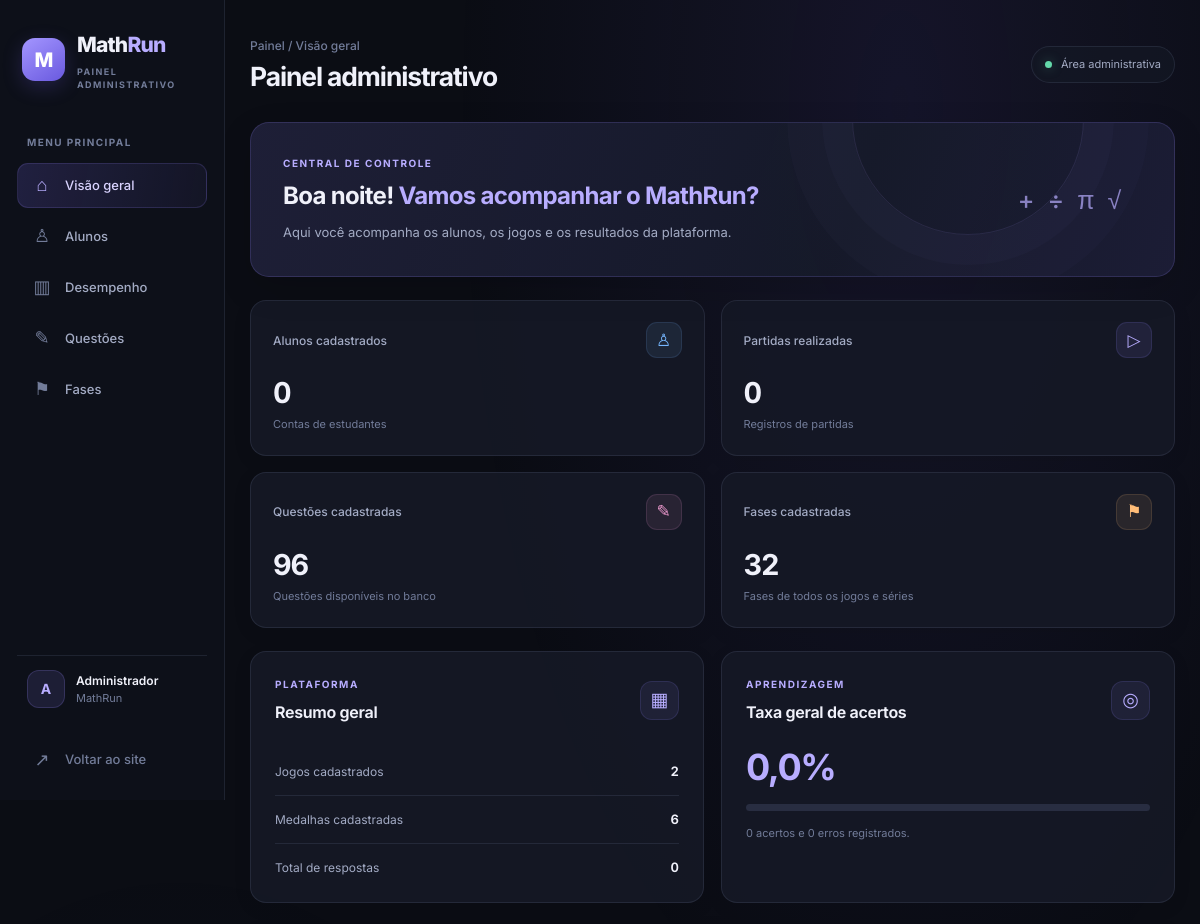
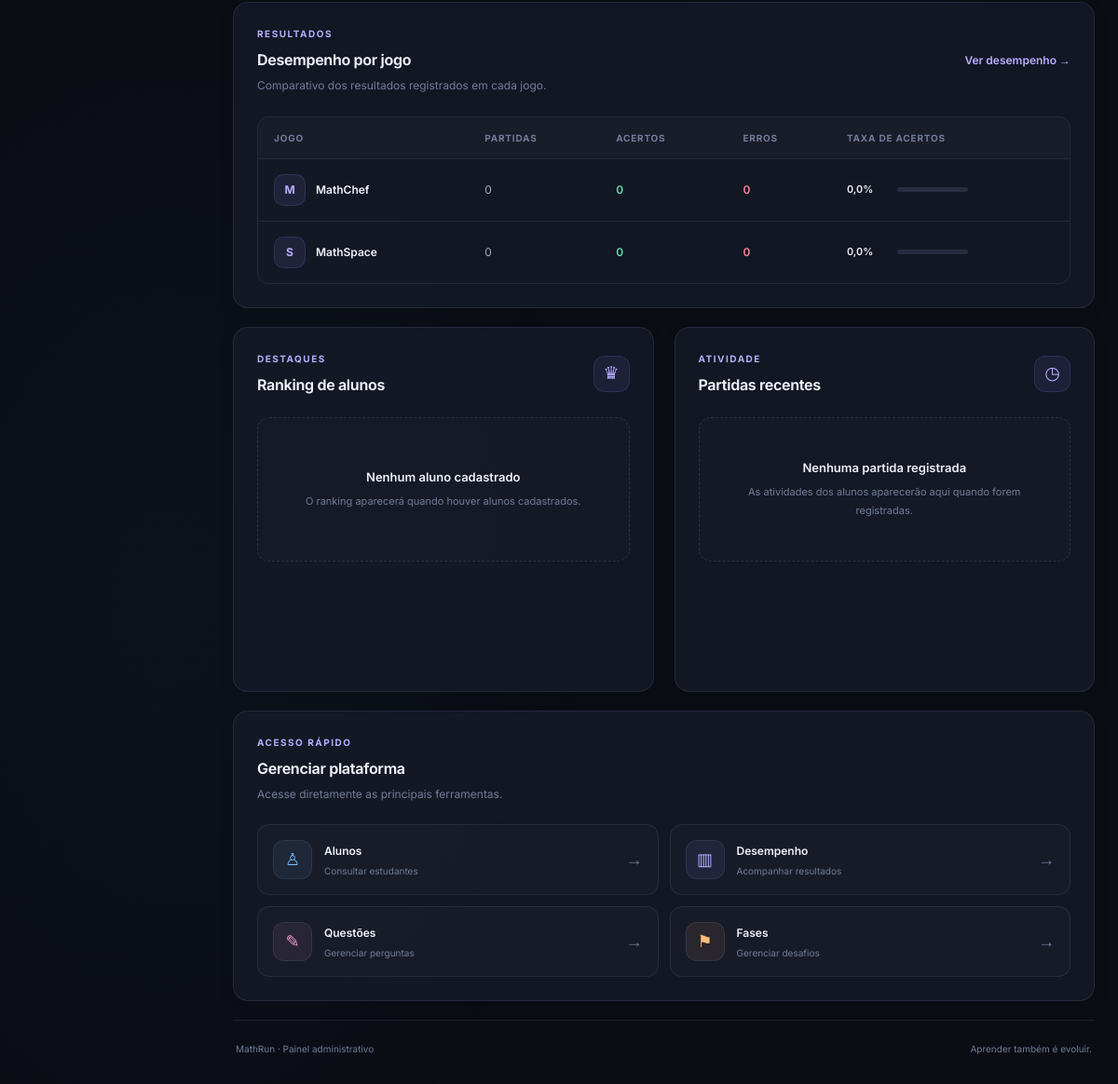
The app's page /admin/admin.php (signed in) with its own data (2 pictures, top to bottom).
### tables this page shows
CREATE TABLE jogos (
    id INT AUTO_INCREMENT PRIMARY KEY,
    nome VARCHAR(100) NOT NULL,
    descricao TEXT,
    imagem VARCHAR(255),
    ativo BOOLEAN DEFAULT TRUE
);

### admin/admin.php (the view, shortened to what the rows shown need)
<?php
require_once "../config/config.php";
$desempenhoJogos = [];
function adminEsc($valor)
{
    return htmlspecialchars(
        (string) ($valor ?? ""),
        ENT_QUOTES,
        "UTF-8"
    );
}
try {
    $sqlDesempenho = "
        SELECT
            j.id,
            j.nome,
            COUNT(h.id) AS partidas,
            COALESCE(SUM(h.acertos), 0) AS acertos,
            COALESCE(SUM(h.erros), 0) AS erros,
            COALESCE(SUM(h.pontuacao), 0) AS pontos,
            CASE
                WHEN SUM(h.acertos + h.erros) > 0
                THEN ROUND(
                    SUM(h.acertos) * 100.0 /
                    SUM(h.acertos + h.erros),
                    1
                )
                ELSE 0
            END AS taxa_acertos
        FROM jogos j
        LEFT JOIN historico_partidas h
            ON h.jogo_id = j.id
        GROUP BY j.id, j.nome
        ORDER BY partidas DESC, j.nome ASC
    ";
    $stmt = $pdo->query($sqlDesempenho);
    $desempenhoJogos = $stmt->fetchAll(PDO::FETCH_ASSOC);
} catch (PDOException $e) {
    error_log("Erro no painel administrativo: " . $e->getMessage());
    $erroBanco = "Não foi possível carregar todos os dados do painel. Verifique a conexão e a estrutura do banco de dados.";
}
$hora = (int) date("H");
if ($hora < 12) {
    $saudacao = "Bom dia";
} elseif ($hora < 18) {
    $saudacao = "Boa tarde";
} else {
    $saudacao = "Boa noite";
}
?>
<!DOCTYPE html>
<html lang="pt-BR">
<head>
    <link
        rel="stylesheet"
        href="css/admin.css">
</head>
<body>
    <div class="admin-layout">
        <main class="admin-main">
            <header class="topbar">
                <div>
                    <h1>Painel administrativo</h1>
                </div>
            </header>
            <section class="dashboard-content">
                <div class="welcome-section">
                    <div class="welcome-text">
                        <h2>
                            <?= adminEsc($saudacao) ?>!
                            <span>Vamos acompanhar o MathRun?</span>
                        </h2>
                    </div>
                </div>
                <section class="panel-card">
                    <?php if (empty($desempenhoJogos)): ?>
                        <div class="empty-state">
                            <span class="empty-icon">▥</span>
                            <strong>Nenhum jogo cadastrado</strong>
                            <p>
                                Os jogos aparecerão aqui quando estiverem
                                cadastrados no banco de dados.
                            </p>
                        </div>
                    <?php else: ?>
                        <div class="table-responsive">
                            <table class="admin-table">
                                <thead>
                                    <tr>
                                        <th>Jogo</th>
                                        <th>Partidas</th>
                                        <th>Acertos</th>
                                        <th>Erros</th>
                                        <th>Taxa de acertos</th>
                                    </tr>
                                </thead>
                                <tbody>
                                    <?php foreach ($desempenhoJogos as $jogo): ?>
                                        <tr>
                                            <td>
                                                <div class="game-name">
                                                    <span class="game-dot">
                                                        <?= (int) $jogo["id"] === 1
                                                            ? "M"
                                                            : "S" ?>
                                                    </span>
                                                    <strong>
                                                        <?= adminEsc($jogo["nome"]) ?>
                                                    </strong>
                                                </div>
                                            </td>
                                            <td>
                                                <?= number_format(
                                                    (int) $jogo["partidas"],
                                                    0,
                                                    ',',
                                                    '.'
                                                ) ?>
                                            </td>
                                            <td class="number-success">
                                                <?= number_format(
                                                    (int) $jogo["acertos"],
                                                    0,
                                                    ',',
                                                    '.'
                                                ) ?>
                                            </td>
                                            <td class="number-error">
                                                <?= number_format(
                                                    (int) $jogo["erros"],
                                                    0,
                                                    ',',
                                                    '.'
                                                ) ?>
                                            </td>
                                            <td>
                                                <div class="table-progress">
                                                    <span>
                                                        <?= number_format(
                                                            (float) $jogo["taxa_acertos"],
                                                            1,
                                                            ',',
                                                            '.'
                                                        ) ?>%
                                                    </span>
                                                    <div class="mini-progress">
                                                    </div>
                                                </div>
                                            </td>
                                        </tr>
                                    <?php endforeach; ?>
                                </tbody>
                            </table>
                        </div>
                    <?php endif; ?>
                </section>
            </section>
        </main>
    </div>
</body>
</html>
</body>
</html>

### records on screen
jogos: shows "M", nome "MathChef", partidas "0", acertos "0", erros "0", taxa_acertos "0,0"
jogos: shows "S", nome "MathSpace", partidas "0", acertos "0", erros "0", taxa_acertos "0,0"

### other values on screen
adminEsc($saudacao) "Boa noite"
$totalAlunos "0"
$totalPartidas "0"
$totalQuestoes "96"
$totalFases "32"
$totalJogos "2"
$totalMedalhas "6"
$acertosGerais + $errosGerais "0"
$taxaAcertos "0,0"
$acertosGerais "0"
$errosGerais "0"
